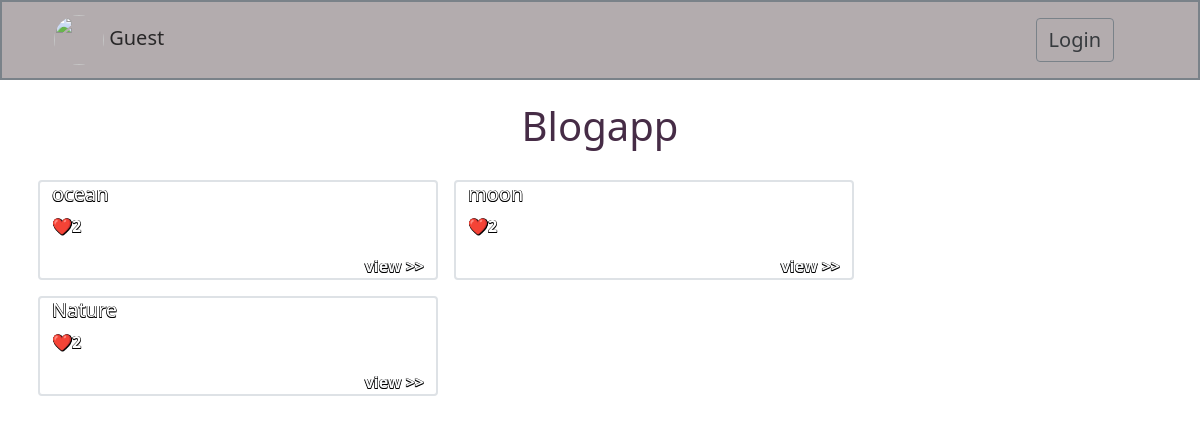
Page /home on the earlier database version.
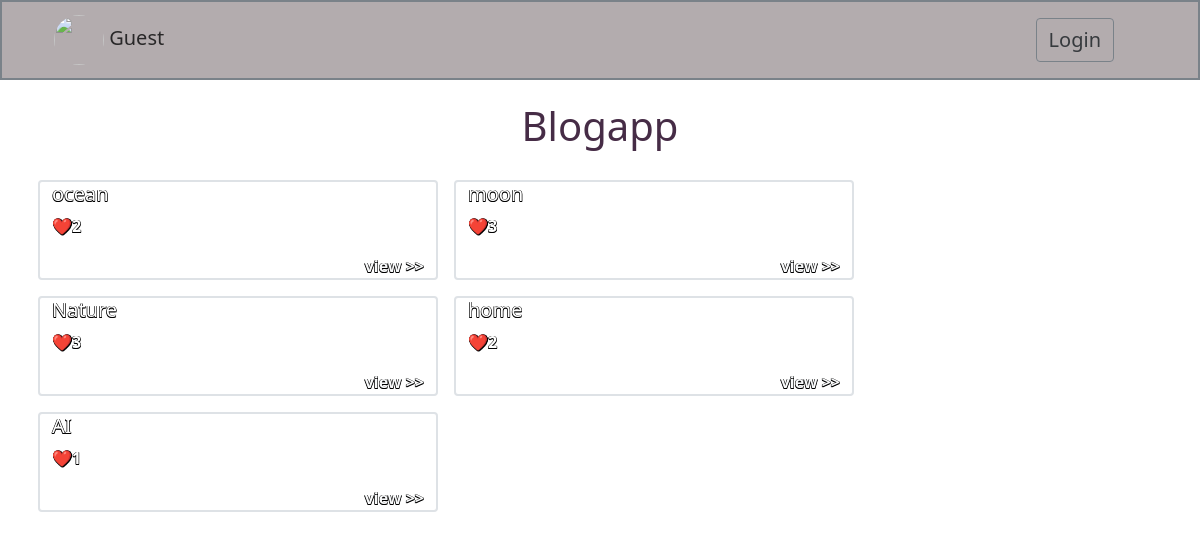
Same page on the later database version.
### app.py (models this page shows)
class Blog(db.Model):
    __tablename__ = 'blog'
    id = db.Column(db.Integer, primary_key=True)
    title = db.Column(db.String(60))
    img = db.Column(db.String)
    description = db.Column(db.String)
    total_likes=db.Column(db.Integer,default=0)
    total_comments=db.Column(db.Integer,default=0)
    rating=db.Column(db.Float,default=0)
    user_id=db.Column(db.Integer, db.ForeignKey('user.id'), nullable=False, index=True)
    likes = db.relationship('Like', backref='blog', lazy=True, cascade='all, delete-orphan')
    comment = db.relationship('Comment', backref='blog', lazy=True, cascade='all, delete-orphan')
    rate=db.relationship('Rate', backref='blog', lazy=True, cascade='all, delete-orphan')

### app.py (the view)
@app.route('/home')
def home():
    blog=Blog.query.all()
    like=Like
    if 'username' in session:
        user=User.query.filter_by(username=session['username']).first()
        p=Profile.query.filter_by(user_id=user.id).first()
        bl=[]
        for b in blog:
            if b.user_id!=user.id:
                bl.append(b)
        try:
            pic=p.pic
        except Exception as e:
            pic='https://i.pinimg.com/originals/75/46/fe/7546feb15edb3f2d46f22a737042b552.jpg'
        return render_template('home.html',blog=bl,username=user.username,pic=pic,Like=like)
    else:
        return render_template('home.html',blog=blog,username='',Like=like)

### templates/home.html (shortened to what this page needs)
<!DOCTYPE html>
<html lang="en">
<head>
    <link href="https://cdn.jsdelivr.net/npm/bootstrap@5.0.2/dist/css/bootstrap.min.css" rel="stylesheet">
</head>
<body>
    <nav class="navbar navbar-light border border-2 border-secondary" style="background-color: #796c709f; opacity: 0.9;">
        <div class="container-fluid mx-4">
            {% block navbar %}
            <a class="navbar-brand ms-3 " href="/profile">
                {% if username!= '' %}
                <img src="{{pic}}" alt="" width="30" height="24" class="avtar">
                {% else %}
                <img src="https://i.pinimg.com/originals/75/46/fe/7546feb15edb3f2d46f22a737042b552.jpg" alt="" width="30" height="24" class="avtar">
                {% endif %}
                {% if username!= '' %}
                {{username}}
                {% else %}
                Guest
                {% endif %}
            </a>
            {% endblock %}
            <div class="d-flex pe-5">
                {% if username!= '' %}
                <a href="{{ url_for('logout') }}" class="btn btn-outline-secondary ms-2 text-dark fs-5">Logout</a>
                {% else %}
                <a href="{{ url_for('login') }}" class="btn btn-outline-secondary ms-2 text-dark fs-5">Login</a>
                {% endif %}
            </div>
        </div>
    </nav>
    <div class="text-center m-3" style="font-family: 'Segoe UI', Tahoma, Geneva, Verdana, sans-serif; font-size: 40px; color: rgba(56, 28, 56, 0.929); ">Blogapp</div>
    <div class="container ">
        {% block body %}
        <div class="row ">
            {% for b in blog %}
            <div class="d-inline-block border out border-2  m-2 rounded fw-bold " style="background-image: url({{b.img}});height: 100px;width: 400px;background-position: center;background-repeat: no-repeat;background-size: cover; color: rgb(255, 255, 255);">
                <h5>{{b.title}}</h5>
                <a>❤️{{ b.total_likes }} </a>
                <div class="text-end mt-3"><a href="/viewblog/{{b.id}}" class="fw-bold text-light text-end " style="text-decoration: none;">view >></a></div>
            </div>
            {% endfor %}
        </div>
        {% endblock %}
    </div>
</body>
</html>

### templates/home.html (style rules this page uses)
body { background-image: url("https://img.freepik.com/free-vector/hand-painted-pastel-coloured-watercolour-background-design_1048-19610.jpg?semt=ais_hybrid"); height: 900px; background-position: center; background-repeat: no-repeat; background-size: cover; }
.avtar { vertical-align: middle; width: 50px; height: 50px; border-radius: 50%; }
.out { color: white; text-shadow: -0.5px -0.5px 0 black, 0.5px -0.5px 0 black, -0.5px 0.5px 0 black, 0.5px 0.5px 0 black; }

Differences in the rows shown:
changed Blog "moon": total_likes "2" → "3"
changed Blog "Nature": total_likes "2" → "3"
added Blog: title "home", total_likes "2"
added Blog: title "AI", total_likes "1"
